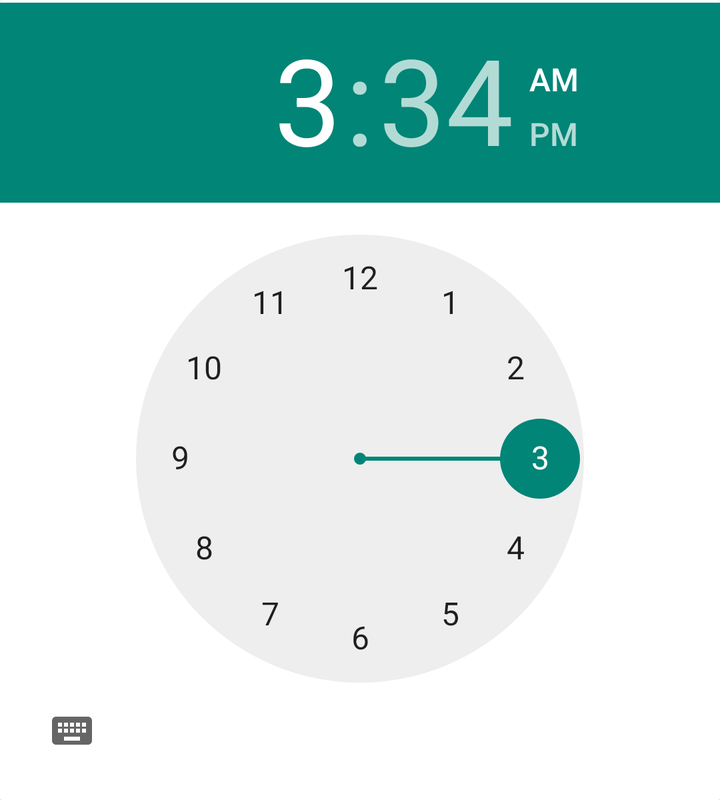
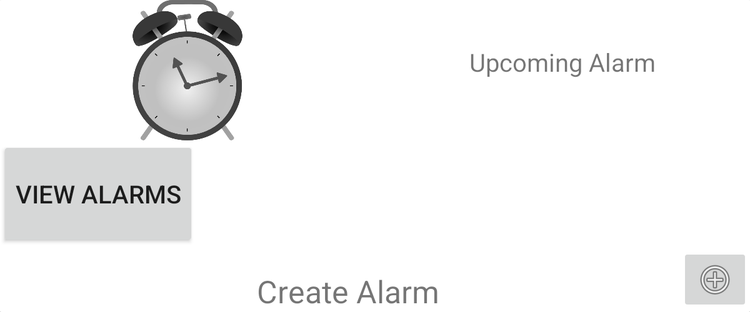

First picture: res/layout/ on a phone held upright. Second picture: the repository's own variant of that layout, on a device whose configuration matches the variant's folder. Source for both follows.
<!-- AndroidManifest.xml: application theme AppTheme -->
<!-- res/layout/alarm_card.xml -->
<?xml version="1.0" encoding="utf-8"?>
<android.support.v7.widget.CardView
xmlns:android="http://schemas.android.com/apk/res/android"
xmlns:card_view="http://schemas.android.com/apk/res-auto"
android:id="@+id/Card_View"
android:layout_gravity="center"
android:layout_width="match_parent"
android:layout_height="400dp"
card_view:cardCornerRadius="1dp">



<LinearLayout
    android:orientation="vertical"
    android:layout_width="match_parent"
    android:layout_height="match_parent">

    <TextView
        android:id="@+id/textView"
        android:text="Set Alarm: "
        android:layout_weight="1"
        android:layout_width="match_parent"
        android:layout_height="0dp" />

    <TimePicker
        android:id="@+id/time_picker"
        android:layout_weight="1"
        android:layout_width="match_parent"
        android:layout_height="wrap_content"/>

    
    <Button
        android:id="@+id/select_time_button"
        android:text="select time"
        android:visibility="invisible"
        android:layout_weight="1"
        android:layout_width="match_parent"
        android:layout_height="0dp" />

    
    <TextView
        android:id="@+id/select_time_text_view"
        android:text="Select time: 12:00 AM"
        android:layout_weight="1"
        android:layout_width="match_parent"
        android:layout_height="0dp" />

    <Button
        android:id="@+id/set_alarm_button"
        android:text="set alarm"
        android:layout_weight="1"
        android:layout_width="match_parent"
        android:layout_height="0dp" />

    
    <Button
        android:id="@+id/view_alarms_button"
        android:text="View Alarms"
        android:layout_weight="1"
        android:layout_width="match_parent"
        android:layout_height="0dp" />


    
    <TextView
        android:id="@+id/alarms_text_view"
        android:layout_weight="1"
        android:layout_width="match_parent"
        android:layout_height="0dp" />


    
    <ListView
        android:id="@+id/alarms_list_view"
        android:textAlignment="center"
        android:layout_weight="1"
        android:layout_width="match_parent"
        android:layout_height="wrap_content"/>

</LinearLayout>

</android.support.v7.widget.CardView>
<!-- resources referenced by this layout -->
<resources>
  <style name="AppTheme" parent="Theme.AppCompat.Light.NoActionBar">
          
      </style>
</resources>
<!-- res/layout-sw600dp/alarm_card.xml (the repository's variant of the layout above) -->
<!-- drawn on a 7-inch tablet held upright -->
<?xml version="1.0" encoding="utf-8"?>
<android.support.v7.widget.CardView
xmlns:android="http://schemas.android.com/apk/res/android"
xmlns:card_view="http://schemas.android.com/apk/res-auto"
android:id="@+id/Card_View"
    android:onClick="alarmViewOnClick"
android:layout_gravity="center"
android:layout_width="match_parent"
android:layout_height="wrap_content"
card_view:cardCornerRadius="1dp">



<LinearLayout
    android:orientation="vertical"
    android:layout_width="match_parent"
    android:layout_height="250dp">

    <LinearLayout
        android:orientation="horizontal"
        android:layout_weight="1"
        android:layout_width="match_parent"
        android:layout_height="0dp">

        <LinearLayout
            android:orientation="vertical"
            android:layout_weight="1"
            android:layout_width="0dp"
            android:layout_height="match_parent">

            <ImageView
                android:layout_weight="3"
                android:src="@drawable/clock"
                android:layout_width="match_parent"
                android:layout_height="0dp" />

            
            <Button
                android:id="@+id/view_alarms_button"
                android:text="View Alarms"
                android:textSize="20dp"
                android:gravity="center"
                android:layout_weight="1"
                android:layout_width="wrap_content"
                android:layout_height="wrap_content" />

        </LinearLayout>


        <LinearLayout
            android:orientation="vertical"
            android:layout_weight="1"
            android:layout_width="0dp"
            android:layout_height="match_parent">

    <TextView
        android:id="@+id/upcoming_title_tv"
        android:layout_weight="1"
        android:gravity="center"
        android:textSize="20dp"
        android:text="Upcoming Alarm"
        android:layout_width="match_parent"
        android:layout_height="0dp" />

    
    <TextView
        android:id="@+id/alarms_text_view"
        android:layout_weight="1"
        android:gravity="center"
        android:textSize="20dp"
        android:layout_width="match_parent"
        android:layout_height="0dp" />

        </LinearLayout>

    </LinearLayout>

    <RelativeLayout
        android:layout_width="match_parent"
        android:layout_height="wrap_content">

        <TextView
            android:id="@+id/textView"
            android:text="  Create Alarm"
            android:textSize="25dp"
            android:gravity="center"
            android:layout_toLeftOf="@+id/create_alarm_btn"
            android:layout_alignBottom="@+id/create_alarm_btn"
            android:layout_width="match_parent"
            android:layout_height="wrap_content" />

        <ImageButton
            android:id="@+id/create_alarm_btn"
            android:src="@android:drawable/ic_menu_add"
            android:layout_alignParentTop="true"
            android:layout_alignParentRight="true"
            android:layout_alignParentEnd="true"
            android:layout_width="wrap_content"
            android:layout_height="wrap_content" />

    </RelativeLayout>

</LinearLayout>

</android.support.v7.widget.CardView>
<!-- resources referenced by the variant -->
<!-- as a 7-inch tablet held upright resolves them -->
<resources>
  <!-- drawable clock: png bitmap (drawable, 33905 bytes) -->
  <style name="AppTheme" parent="Theme.AppCompat.Light.NoActionBar">
          
      </style>
</resources>
